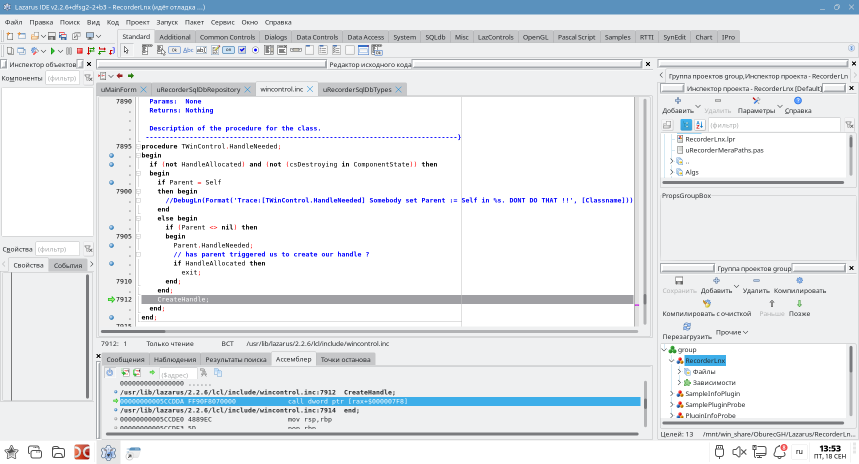
#> input picture Lazarus/RecorderLnx/cach/input-click-linux-screen.png, 1718 x 928 px, given as the content of the folder zarus/RecorderLnx/Docs/Руководство пользователя/screens/юзер, which was not available (shown at 1/2 size)
$ python make_user_screens_contact.py
#> lines starting #> are read from the running program, lines starting #| are printed output that depends on the picture; pictures that were not available may be replaced by others from this repository, and a replacement may not be noted
from pathlib import Path
from PIL import Image, ImageDraw

src = Path(r"D:\works\OburecGH\Lazarus\RecorderLnx\Docs\Руководство пользователя\screens\юзер")
files = sorted(src.glob("*.png"))
cell_w, cell_h = 500, 340
sheet = Image.new("RGB", (cell_w * 2, cell_h * ((len(files) + 1) // 2)), "white")
#> sheet: PIL image 1000x340 RGB; every value is 255
draw = ImageDraw.Draw(sheet)
for index, file_name in enumerate(files):
    image = Image.open(file_name).convert("RGB")
#> image is the input picture: PIL image 1718x928 RGB; mean R, G, B 228.3, 232, 235.7
    image.thumbnail((cell_w - 10, cell_h - 35))
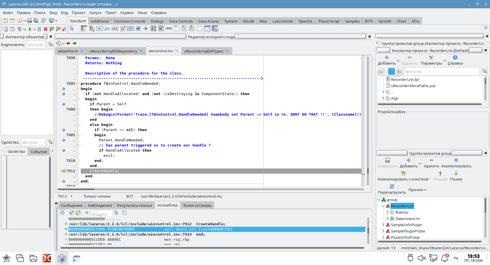
#> image: PIL image 490x265 RGB; mean R, G, B 228.2, 231.8, 235.6
    x = (index % 2) * cell_w
    y = (index // 2) * cell_h
    draw.text((x + 5, y + 5), file_name.name, fill="black")
    sheet.paste(image, (x + 5, y + 25))
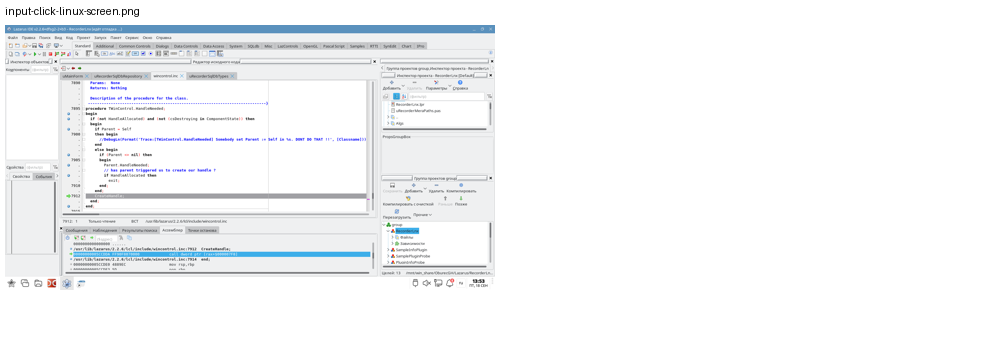
#> sheet: PIL image 1000x340 RGB; mean R, G, B 244.6, 245.9, 247.4
sheet.save(r"D:\works\OburecGH\Lazarus\RecorderLnx\cach\user-screens-contact.png")

$ run again, on Lazarus/RecorderLnx/cach/linux_mnemo_before.png
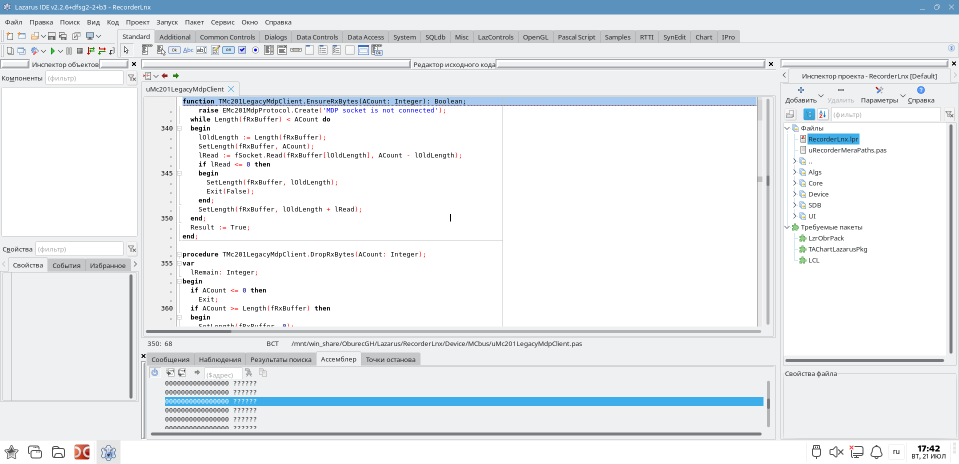
#> input picture Lazarus/RecorderLnx/cach/linux_mnemo_before.png, 1918 x 928 px, given as the content of the folder zarus/RecorderLnx/Docs/Руководство пользователя/screens/юзер, which was not available (shown at 1/2 size)
#> image is the input picture: PIL image 1918x928 RGB; mean R, G, B 231.2, 235.2, 238.3
#> `image.thumbnail((cell_w - 10, cell_h - 35))`:
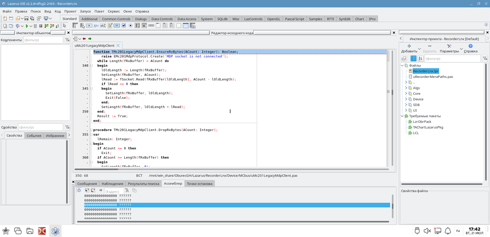
#> image: PIL image 490x237 RGB; mean R, G, B 231.1, 235.1, 238.2
#> `sheet.paste(image, (x + 5, y + 25))`:
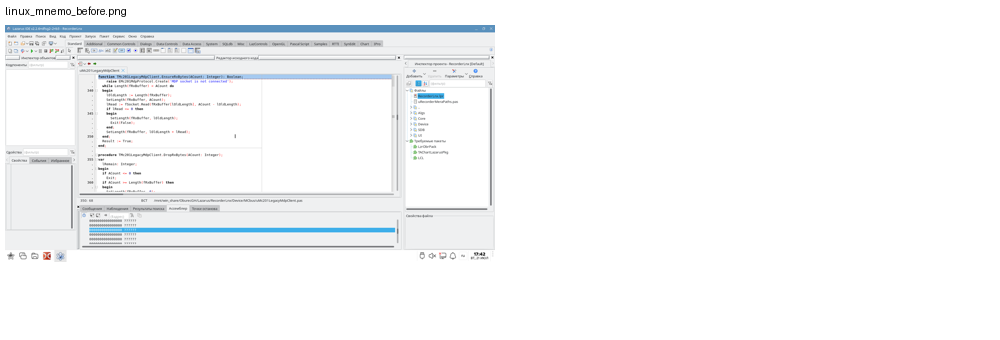
#> sheet: PIL image 1000x340 RGB; mean R, G, B 246.7, 248, 249.1
